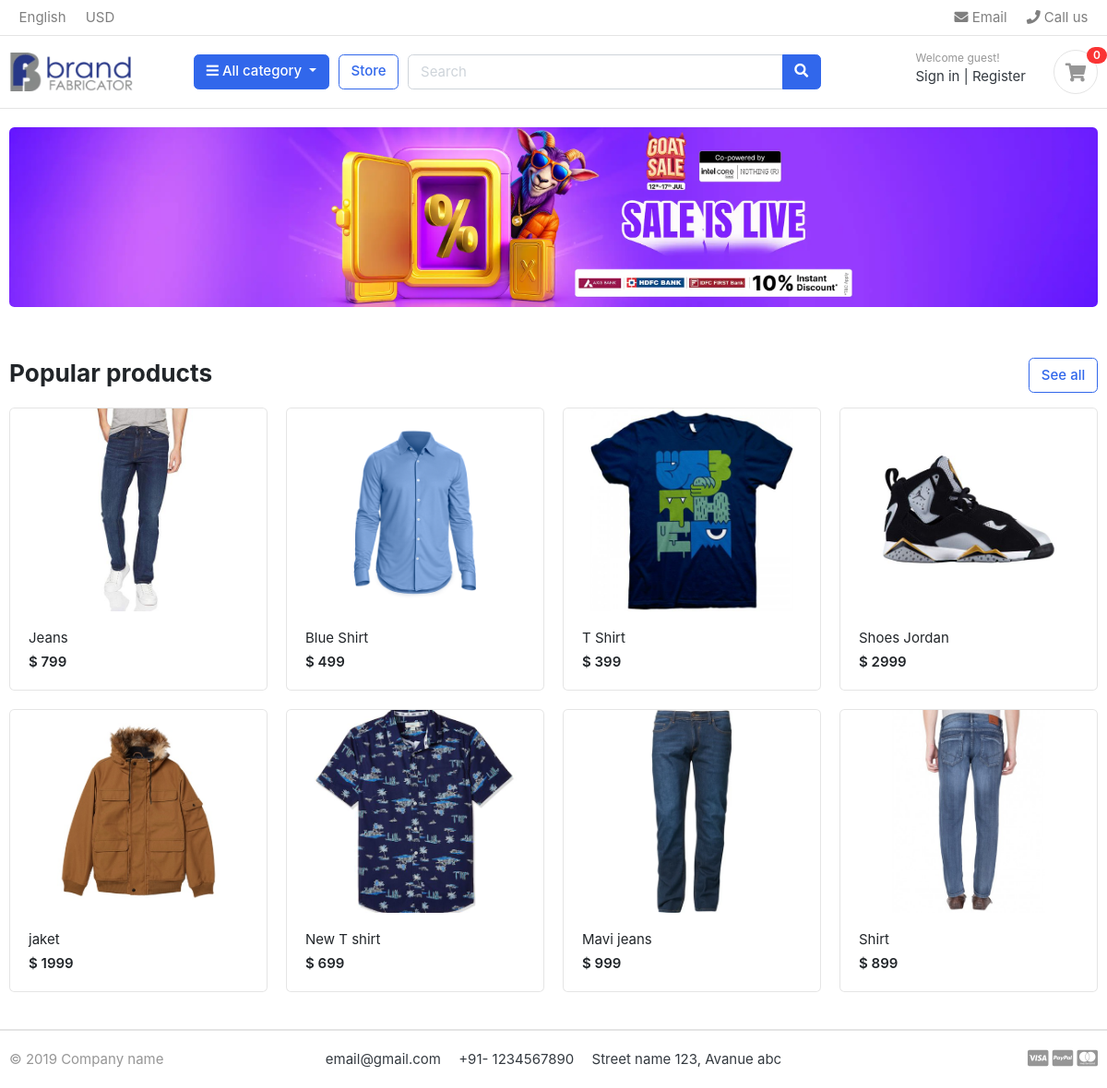
The page / on the database its author committed.
### store/models.py (models this page shows, shortened)
class Product(models.Model):
    product_name   =models.CharField(max_length=100,unique=True)
    slug           = models.SlugField(max_length=200,unique=True)
    description    = models.TextField(max_length=500,blank=True)
    price          = models.IntegerField()
    images         = models.ImageField(upload_to='photos/products',unique=True)
    stock          = models.IntegerField()
    is_available   = models.BooleanField(default=True)
    category       = models.ForeignKey(Category,on_delete=models.CASCADE)
    created_date   = models.DateTimeField(auto_now_add=True)
    modified_date  = models.DateTimeField(auto_now=True)
    def get_url(self):
        return reverse('product_detail',args =[self.category.slug, self.slug])

### shop_store/views.py (the view)
# urls.py: 2. Add a URL to urlpatterns:  path('', views.home, name='home')
def home(request):
    products = Product.objects.all().filter(is_available = True)
    return render(request,'home.html',{'products':products})

### carts/context_processors.py (called while the page is built)
def counter(request):
    cart_count=0
    if 'admin' in request.path:
        return {}
    else:
        try:
            cart = Cart.objects.filter(cart_id=_cart_id(request))
            if request.user.is_authenticated:
                cart_items = CartItem.objects.all().filter(user = request.user)
            else:
                cart_items = CartItem.objects.all().filter(cart=cart[:1])
            for cart_item in cart_items:
                cart_count += cart_item.quantity
        except Cart.DoesNotExist:
            cart_count = 0
    return dict(cart_count=cart_count)

### carts/views.py (called while the page is built)
def _cart_id(request):
    cart = request.session.session_key
    if not cart:
        cart = request.session.create()
    return cart

### shop_store/context_processors.py (called while the page is built)
def menu_links(request):
    links = Category.objects.all()
    return dict(links = links)

### shop_store/models.py (called while the page is built)
    def get_url(self):
        return reverse('product_by_category',args=[self.slug])

### templates/home.html
{% extends "base.html" %}
{% load static %}
{% block content %}
<section class="section-intro padding-y-sm">
<div class="container">
<div class="intro-banner-wrap">
	<img src="{% static 'images/banners/2.webp' %}" class="img-fluid rounded">
</div>
</div>
</section>
<section class="section-name padding-y-sm">
<div class="container">
<header class="section-heading">
	<a href="{% url "store" %}" class="btn btn-outline-primary float-right">See all</a>
	<h3 class="section-title">Popular products</h3>
</header>
<div class="row">
	{% for product in products %}
	<div class="col-md-3">
		<div class="card card-product-grid">
			<a href="{{product.get_url}}" class="img-wrap"> <img src="{{product.images.url}}"> </a>
			<figcaption class="info-wrap">
				<a href="{{product.get_url}}" class="title">{{product.product_name}}</a>
				<div class="price mt-1">$ {{product.price}}</div>
			</figcaption>
		</div>
	</div>
	{% endfor %}
</div>
</div>
</section>
</body>
</html>
{% endblock content %}

### templates/base.html (shortened to what this page needs)
<!DOCTYPE HTML>
{% load static %}
<html lang="en">
<head>
<link href="{% static 'css/bootstrap.css' %}" rel="stylesheet" type="text/css"/>
<link href="{% static 'fonts/fontawesome/css/all.min.css' %}" type="text/css" rel="stylesheet">
<link href="{% static 'css/ui.css' %}" rel="stylesheet" type="text/css"/>
<link href="{% static 'css/responsive.css' %}" rel="stylesheet" media="only screen and (max-width: 1200px)" />
</head>
<body>
    {% include "includes/header.html" %}
    {% block content %}
    {% endblock content %}
    {% include "includes/footer.html" %}

### templates/includes/header.html (shortened to what this page needs)
{% load static %}
  <header class="section-header">
<nav class="navbar p-md-0 navbar-expand-sm navbar-light border-bottom">
<div class="container">
  <div class="collapse navbar-collapse" id="navbarTop4">
    <ul class="navbar-nav mr-auto">
    	<li class="nav-item dropdown">
		 	<a href="#" class="nav-link">   English </a>
		</li>
		<li class="nav-item dropdown">
			<a href="#" class="nav-link"> USD </a>
		</li>
    </ul>
    <ul class="navbar-nav">
		<li><a href="#" class="nav-link"> <i class="fa fa-envelope"></i> Email </a></li>
		<li><a href="#" class="nav-link"> <i class="fa fa-phone"></i> Call us </a></li>
	</ul>
  </div>
</div>
</nav>
<section class="header-main border-bottom">
	<div class="container">
<div class="row align-items-center">
	<div class="col-lg-2 col-md-3 col-6">
		<a href="{% url "home" %}" class="brand-wrap">
			<img class="logo" src="{% static './images/logo-2.avif' %}">
		</a>
	</div>
	<div class="col-lg col-sm col-md col-6 flex-grow-0">
		<div class="category-wrap dropdown d-inline-block float-right">
			<button type="button" class="btn btn-primary dropdown-toggle" data-toggle="dropdown">
				<i class="fa fa-bars"></i> All category
			</button>
		</div>
	</div>
	<a href="{% url "store" %}" class="btn btn-outline-primary">Store</a>
	<div class="col-lg  col-md-6 col-sm-12 col">
		<form action="{% url "search" %}" class="search" method="GET">
			<div class="input-group w-100">
			    <input type="text" class="form-control" style="width:60%;" placeholder="Search" name="keyword">
			    <div class="input-group-append">
			      <button class="btn btn-primary" type="submit">
			        <i class="fa fa-search"></i>
			      </button>
			    </div>
		    </div>
		</form>
	</div>
	<div class="col-lg-3 col-sm-6 col-8 order-2 order-lg-3">
				<div class="d-flex justify-content-end mb-3 mb-lg-0">
					{% if user.id is None %}
					<div class="widget-header">
						<small class="title text-muted">Welcome guest!</small>
						<div>
							<a href="{% url "login" %}">Sign in</a> <span class="dark-transp"> | </span>
							<a href="{% url "register" %}"> Register</a>
						</div>
					</div>
					{% endif %}
					<a href="{% url "cart" %}" class="widget-header pl-3 ml-3">
						<div class="icon icon-sm rounded-circle border"><i class="fa fa-shopping-cart"></i></div>
						<span class="badge badge-pill badge-danger notify">{{cart_count}}</span>
					</a>
				</div>
			</div>
</div>
	</div>
</section>

### templates/includes/footer.html
<footer class="section-footer border-top">
	<div class="container">
		<section class="footer-bottom border-top row">
			<div class="col-md-2">
				<p class="text-muted"> &copy 2019 Company name </p>
			</div>
			<div class="col-md-8 text-md-center">
				<span  class="px-2">email@gmail.com</span>
				<span  class="px-2">+91- 1234567890</span>
				<span  class="px-2">Street name 123, Avanue abc</span>
			</div>
			<div class="col-md-2 text-md-right text-muted">
				<i class="fab fa-lg fa-cc-visa"></i>
				<i class="fab fa-lg fa-cc-paypal"></i>
				<i class="fab fa-lg fa-cc-mastercard"></i>
			</div>
		</section>
	</div>
</footer>

### shop_store/static/css/ui.css (style rules this page uses)
html { font-family: "Inter", sans-serif; font-size: 15px; }
.img-wrap { text-align: center; display: block; }
.img-wrap img { max-width: 100%; }
.icon-xs, .icon-sm, .icon-md, .icon-lg { display: inline-block; text-align: center; flex-shrink: 0; flex-grow: 0; }
.icon-sm { width: 48px; height: 48px; line-height: 48px !important; font-size: 20px; }
.padding-y-sm { padding-top: 20px; padding-bottom: 20px; }
.section-heading { margin-bottom: 20px; margin-top: 15px; }
.section-title { color: #212529; }
p:last-child { margin-bottom: 0; }
.header-main { position: relative; padding-top: 1rem; padding-bottom: 1rem; }
.brand-wrap .logo, .navbar-brand .logo { margin-right: 7px; max-height: 42px; display: inline-block; }
.widget-header { display: inline-block; vertical-align: middle; position: relative; }
.widget-header a { color: #343a40; }
.widget-header i { color: #969696; }
.widget-header .title { display: block; }
.widget-header .notify { position: absolute; top: -3px; right: -10px; }
.footer-bottom { padding-top: 20px; padding-bottom: 20px; }
[class*=card-product] a.title { color: #212529; display: block; }
[class*=card-product] .img-wrap { overflow: hidden; position: relative; }
[class*=card-product] .img-wrap img { height: 100%; max-width: 100%; width: auto; display: inline-block; -o-object-fit: cover; object-fit: cover; }
.card-product-grid { margin-bottom: 20px; }
.card-product-grid .img-wrap { border-radius: 0.2rem 0.2rem 0 0; height: 220px; }
.card-product-grid .info-wrap { overflow: hidden; padding: 18px 20px; }
.card .img-wrap { overflow: hidden; }
.notify { position: absolute; top: -4px; right: -10px; display: inline-block; padding: 0.25em 0.6em; font-size: 12px; line-height: 1; text-align: center; border-radius: 3rem; color: #fff; background-color: #fa3434; }
.price { font-weight: 600; color: #212529; }

### rows shown on the page
Product: images (picture), product_name "Jeans", price "799"
Product: images (picture), product_name "Blue Shirt", price "499"
Product: images (picture), product_name "T Shirt", price "399"
Product: images (picture), product_name "Shoes Jordan", price "2999"
Product: images (picture), product_name "jaket", price "1999"
Product: images (picture), product_name "New T shirt", price "699"
Product: images (picture), product_name "Mavi jeans", price "999"
Product: images (picture), product_name "Shirt", price "899"

### other values the page prints
{{ cart_count }} "0"
